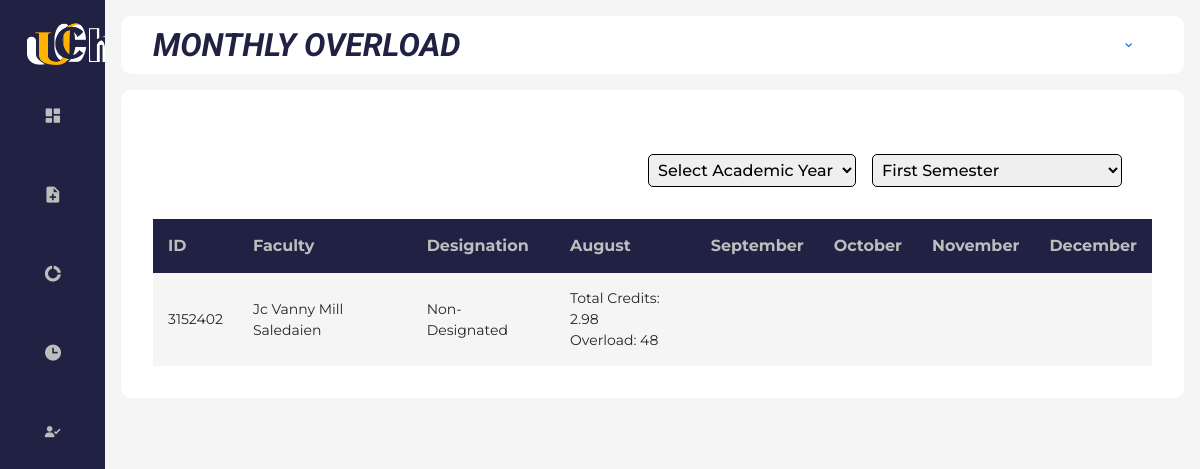
Screenshot of /faculty/f_overload.php (signed in) with the database file from the repository.
### tables this page shows
CREATE TABLE `dtr_extracted_data` (
  `id` int(11) NOT NULL,
  `userId` int(11) NOT NULL,
  `academic_year_id` int(11) NOT NULL,
  `semester_id` int(11) NOT NULL,
  `month_year` varchar(50) DEFAULT NULL,
  `week1` float DEFAULT NULL,
  `week2` float DEFAULT NULL,
  `week3` float DEFAULT NULL,
  `week4` float DEFAULT NULL,
  `week5` float DEFAULT NULL,
  `filePath` varchar(255) DEFAULT NULL,
  `fileName` varchar(255) DEFAULT NULL,
  `dateCreated` datetime DEFAULT current_timestamp(),
  `overall_total` varchar(5) DEFAULT NULL,
  `remarks` text DEFAULT NULL,
  `week1_overload` decimal(10,2) DEFAULT NULL,
  `week2_overload` decimal(10,2) DEFAULT NULL,
  `week3_overload` decimal(10,2) DEFAULT NULL,
  `week4_overload` decimal(10,2) DEFAULT NULL,
  `total_credits` decimal(10,2) DEFAULT NULL,
  `overload_pay` decimal(10,2) DEFAULT NULL
);

CREATE TABLE `employee` (
  `userId` int(11) NOT NULL,
  `employeeId` varchar(255) NOT NULL,
  `firstName` varchar(200) NOT NULL,
  `middleName` varchar(200) DEFAULT NULL,
  `lastName` varchar(200) NOT NULL,
  `phoneNumber` varchar(200) DEFAULT NULL,
  `emailAddress` varchar(255) NOT NULL,
  `password` varchar(200) NOT NULL,
  `designation` varchar(200) DEFAULT NULL,
  `profilePicture` longblob DEFAULT NULL,
  `status` enum('Active','Inactive','Archived') NOT NULL DEFAULT 'Active',
  `department` int(11) NOT NULL,
  `dateCreated` timestamp NOT NULL DEFAULT current_timestamp()
);

CREATE TABLE `itl_extracted_data` (
  `id` int(11) NOT NULL,
  `userId` int(11) NOT NULL,
  `facultyCredit` decimal(11,2) NOT NULL,
  `designationLoadRelease` int(11) NOT NULL,
  `regularHours` int(11) NOT NULL DEFAULT 18,
  `allowableUnit` double DEFAULT NULL,
  `totalOverload` decimal(11,2) NOT NULL,
  `designated` enum('Designated','Non-Designated') NOT NULL,
  `dateCreated` timestamp NOT NULL DEFAULT current_timestamp(),
  `filePath` varchar(255) NOT NULL,
  `academic_year_id` int(11) DEFAULT NULL,
  `semester_id` int(11) DEFAULT NULL
);

### faculty/f_overload.php (the view, shortened to what this page needs)
<?php
include('./includes/header.php');
include('./includes/sidebar.php');
include('./includes/topbar.php');
?>
<div class="tabular--wrapper">
    <div class="add">
        <div class="filter">
            <select id="academic_year" onchange="updateTable()">
                <option value="" disabled selected>Select Academic Year</option>
            </select>
        </div>
        <?php
        $sql = "SELECT semester_id, semester_name FROM semesters";
        $result = $con->query($sql);
        if ($result->num_rows > 0) {
            $semesters = [];
            while ($row = $result->fetch_assoc()) {
                $semesters[] = $row;
            }
        } else {
            echo "<option value=''>No semesters found</option>";
        }
        ?>
        <div class="filter">
            <select id="semester" onchange="updateTable()">
                <?php
                foreach ($semesters as $semester) {
                    if ($semester['semester_id'] == 1) {
                        echo '<option value="' . $semester['semester_id'] . '" selected>' . $semester['semester_name'] . '</option>';
                    } else {
                        echo '<option value="' . $semester['semester_id'] . '">' . $semester['semester_name'] . '</option>';
                    }
                }
                ?>
            </select>
        </div>
    </div>
    <?php
        $loggedInUserId = $_SESSION['auth_user']['userId'];
        $creditThreshold = 12;
        $query = "SELECT d.id, d.userId, d.academic_year_id, d.semester_id,
            d.week1, d.week2, d.week3, d.week4, d.week5, d.overall_total,
            d.fileName, d.month_year,
            e.firstName, e.middleName, e.lastName, e.employeeId,
            a.academic_year, s.semester_name,
            COALESCE(itl.totalOverload, 0) AS totalOverload,
            itl.designated,
            d.week1_overload, d.week2_overload, d.week3_overload, d.week4_overload
        FROM dtr_extracted_data d
        JOIN employee e ON d.userId = e.userId
        JOIN academic_years a ON d.academic_year_id = a.academic_year_id
        JOIN semesters s ON d.semester_id = s.semester_id
        LEFT JOIN itl_extracted_data itl ON d.userId = itl.userId
        WHERE d.userId = ?";
        $stmt = $con->prepare($query);
        $stmt->bind_param("i", $loggedInUserId);
        $stmt->execute();
        $result = $stmt->get_result();
    ?>
    <div class="table-container">
        <table>
            <thead>
                <tr>
                <th>ID</th>
                    <th>Faculty</th>
                    <th>Designation</th>
                    <th class="first-sem">August</th>
                    <th class="first-sem">September</th>
                    <th class="first-sem">October</th>
                    <th class="first-sem">November</th>
                    <th class="first-sem">December</th>
                </tr>
            </thead>
            <tbody id="table-body">
            <?php
            while ($row = $result->fetch_assoc()):
            ?>
                <tr>
                    <td><?php echo htmlspecialchars($row['employeeId']); ?></td>
                    <td><?php echo htmlspecialchars($row['firstName'] . ' ' . $row['lastName']); ?></td>
                    <td><?php echo htmlspecialchars($row['designated'] ?? 'N/A'); ?></td>
                    <?php
                    $firstSemMonths = ['August', 'September', 'October', 'November', 'December'];
                    $secondSemMonths = ['January', 'February', 'March', 'April', 'May', 'June', 'July'];
                    $userEntries = $con->query("SELECT * FROM dtr_extracted_data
                        WHERE userId = {$row['userId']}");
                    $monthData = array_fill_keys(array_merge($firstSemMonths, $secondSemMonths),
                        ['credits' => 0, 'overload' => 0]);
                    while ($entry = $userEntries->fetch_assoc()) {
                        $monthYear = date('F', strtotime($entry['month_year']));
                        $totalCredits = 0;
                        $weekOverloads = 0;
                        foreach (['week1_overload', 'week2_overload', 'week3_overload', 'week4_overload'] as $week) {
                            $weekOverloads += $entry[$week];
                            if ($entry[$week] > $creditThreshold) {
                                $totalCredits += ($entry[$week] - $creditThreshold);
                            }
                        }
                        if ($totalCredits > 0) {
                            $weekOverloads -= $totalCredits;
                        }
                        $monthData[$monthYear] = [
                            'credits' => $totalCredits,
                            'overload' => $weekOverloads
                        ];
                    }
                    foreach ($firstSemMonths as $month) {
                        echo "<td class='first-sem'>";
                        if ($monthData[$month]['credits'] > 0 || $monthData[$month]['overload'] > 0) {
                            echo "Total Credits: " . $monthData[$month]['credits'] . "<br>";
                            echo "Overload: " . $monthData[$month]['overload'];
                        }
                        echo "</td>";
                    }
                    ?>
                </tr>
            <?php endwhile; ?>
        </tbody>
        </table>
    </div>
</div>
<?php
include('./includes/footer.php');
?>

### assets/style.css (style rules this page uses)
:root { --montserrat:'Montserrat', sans-serif; --nunito:'Nunito', sans-serif; --roboto:'Roboto', sans-serif; --light:#fff; --hover:#464662; --bg: #212143; --h1:#212143; --h1-blur:#212143cb; --text:#BDBDBD; --text-black:#05051d; --num:#146ADC; --cards:#A1BEEA; --bg-light:#FFFFFF; --bg-dark:#F5F5F5; --bg-darker:#B5B5C0; --tb-dark:#dddde2; --tb-ligt:#F5F5F5; --yellow:#F0B732; --staff:#A1BEEA; --faculty:#212143; --hr:#0066ff; --red:#ff0022; }
html { background: var(--html); }
body { display: flex; }
.tabular--wrapper .add { display: flex; align-items: center; grid-gap: 16px; padding: 2rem 3%; justify-content: end; }
.add .filter select { border-radius: 5px; padding: 5px; border-style: solid ; border-width: thin; font-family: var(--montserrat); font-weight: 500; }
.tabular--wrapper { background: var(--light); margin-top: 1rem; border-radius: 10px; padding: 2rem; }
.table-container { width: 100%; }
table { width: 100%; border-collapse: collapse; }
thead { background: var(--bg); color: var(--text); }
th { padding: 15px; text-align: left; }
tbody { background: var(--bg-dark); }
td { padding: 15px; font-size: 14px; }

### assets/profile.css (style rules this page uses)
:root { --montserrat:'Montserrat', sans-serif; --nunito:'Nunito', sans-serif; --light:#fff; --hover:#464662; --bg: #212143; --h1:#212143; --h1-blur:#212143cb; --text:#BDBDBD; --text-black:#05051d; --num:#146ADC; --cards:#A1BEEA; --bg-light:#FFFFFF; --bg-dark:#F5F5F5; --bg-darker:#B5B5C0; --tb-dark:#dddde2; --tb-ligt:#F5F5F5; --yellow:#F0B732; --staff:#A1BEEA; --faculty:#212143; --hr:#0066ff; --red:#ff0022; --prof:#b0b0bd; }

### rows the page displays
dtr_extracted_data: userId.employeeId "3152402", userId.lastName "Jc Vanny Mill Saledaien", itl_extracted_data.designated "Non-Designated", credits "2.98", overload "48"

### other values shown
form field value "First Semester"
